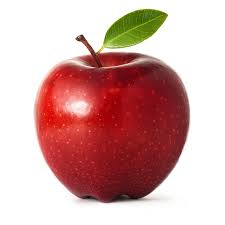
#> input picture Anamoly-Detection1/Model_Files/saved_model/crack_model/assets/apple.jpg, 225 x 225 px, found by its file name
$ jupyter execute ' Split Image Into Multiple Pieces.ipynb'
#> lines starting #> are read from the running program, lines starting #| are printed output that depends on the picture; after the words box and inside, x2 and y2 are one past the last pixel; in counts of white or black regions, pixels touching at a corner belong together
[cell 1]
#importing Image class from PIL package
#to import the package you need to use import cv2
from PIL import Image
import cv2

# define function
def split(path_of_image_to_load,path_to_save,num_of_tiles):

    # Load the image in img variable
#> called with path_to_save = 'C:\\Users\\sai\\Downloads\\path\\', num_of_tiles = 2
    im = cv2.imread(path_of_image_to_load)
#> im is the input picture: shape (225, 225, 3); mean B, G, R 167.6, 170.5, 211.7
    #represents the number of pixel
    imgheight=im.shape[0]
#> imgheight = 225
    imgwidth=im.shape[1]
#> imgwidth = 225

    y1 = 0
    M = imgheight//num_of_tiles
#> M = 112
    N = imgwidth//num_of_tiles
#> N = 112

    # Save Chops of original image
    for y in range(0,imgheight,M):
        for x in range(1,imgwidth,N):
            y1 = y + M
            x1 = x + N
            tiles = im[y:y+M,x:x+N]

            cv2.rectangle(im, (x, y), (x1, y1), (0, 255, 0))
            # Save the image in Output Folder
            cv2.imwrite(path_to_save + str(x) + '_' + str(y)+'.jpg',tiles)
#> this loop made 3 passes
#> pass 1, in split, `cv2.imwrite(path_to_save + str(x) + '_' + str(y)+'.jpg',tiles)`:
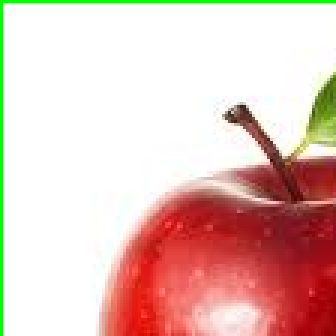
#> saved as 1_0.jpg: shape (112, 112, 3) (shown 3 times larger); mean B, G, R 188.6, 195.7, 228.8
#> pass 1, in split, `cv2.imwrite(path_to_save + str(x) + '_' + str(y)+'.jpg',tiles)`:
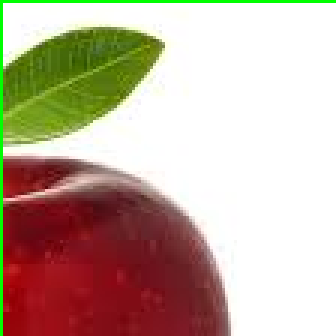
#> saved as 113_0.jpg: shape (112, 112, 3) (shown 3 times larger); mean B, G, R 158.4, 174.4, 194.8
#> pass 2, in split, `cv2.imwrite(path_to_save + str(x) + '_' + str(y)+'.jpg',tiles)`:
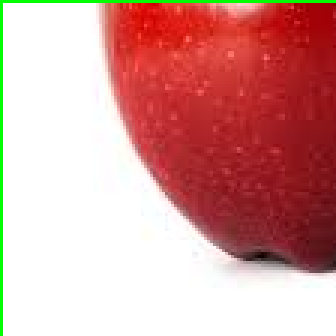
#> saved as 1_112.jpg: shape (112, 112, 3) (shown 3 times larger); mean B, G, R 154.4, 158.2, 213.2
#> pass 2, in split, `cv2.imwrite(path_to_save + str(x) + '_' + str(y)+'.jpg',tiles)`:
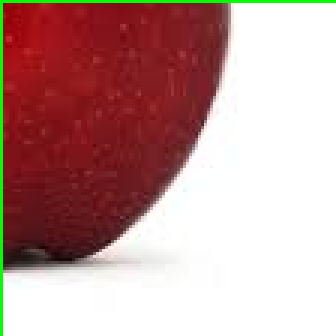
#> saved as 113_112.jpg: shape (112, 112, 3) (shown 3 times larger); mean B, G, R 153.4, 156, 193.1
#> after the loop:
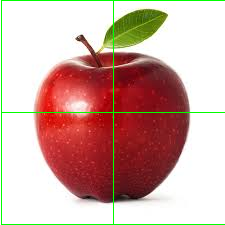
#> im: shape (225, 225, 3); 2.2% of pixels changed, all inside (x1, y1, x2, y2) = (1, 0, 225, 225)
